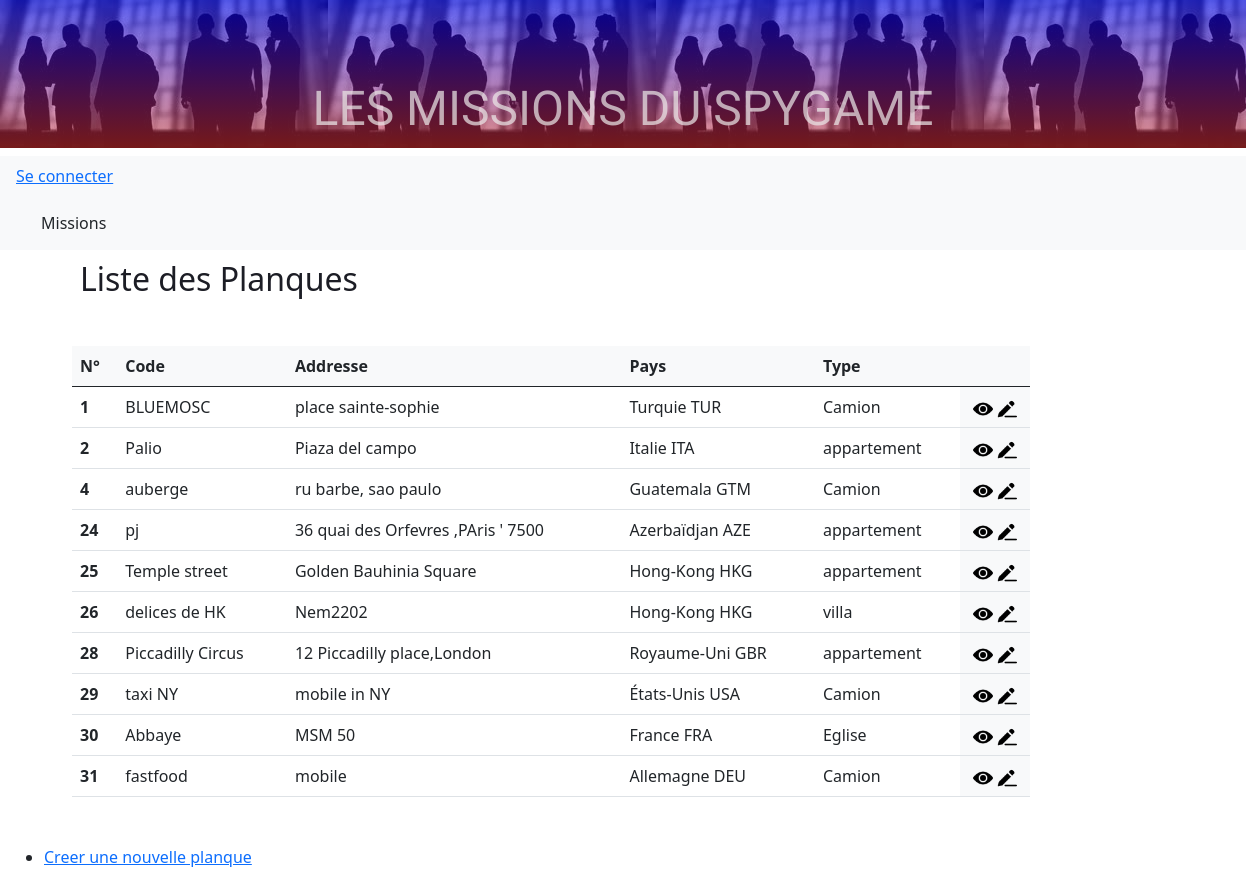
Screenshot of /Router/HideawayRouter.php with the database file from the repository.
### tables this page shows
CREATE TABLE `hideaways` (
  `id` int NOT NULL AUTO_INCREMENT,
  `code` varchar(100) NOT NULL,
  `countryId` int NOT NULL,
  `hideawayTypeId` int NOT NULL,
  `address` varchar(100) NOT NULL,
  PRIMARY KEY (`id`),
  KEY `FK_hidaway_type_id` (`hideawayTypeId`),
  CONSTRAINT `FK_hidaway_type_id` FOREIGN KEY (`hideawayTypeId`) REFERENCES `hideawaytypes` (`id`)
);

CREATE TABLE `countries` (
  `id` smallint unsigned NOT NULL AUTO_INCREMENT,
  `code` varchar(3) NOT NULL,
  `name` varchar(45) NOT NULL,
  PRIMARY KEY (`id`),
  UNIQUE KEY `alpha3` (`code`)
);

CREATE TABLE `hideawaytypes` (
  `id` int NOT NULL AUTO_INCREMENT,
  `name` varchar(100) NOT NULL,
  PRIMARY KEY (`id`)
);

### Controller/HideawayController.php (called while the page is built, shortened)
<?php
require_once('model/HideawayManager.php');
require_once('model/HydeawayTypeManager.php');
require_once('model/CountryManager.php');
function listHideaways()
{
    $HideawayManager = new HideawayManager();
    $listHideaways = $HideawayManager->getHideaways();
    require('view/hideaway/listHideaways.php');
}

### model/HideawayManager.php (called while the page is built, shortened)
<?php
require_once('Class/Hideaway.php');
class HideawayManager extends Manager
{
    function getHideaways()
    {
        $db=Manager::dbConnect();
        $sql="SELECT Hideaways.id, Hideaways.code,Hideaways.address,
        Hideaways.hideawayTypeId , Hideaways.countryId
        FROM Hideaways";
        $req = $db->prepare($sql);
        $req->execute();
        return $req;
    }
}

### Class/Hideaway.php (called while the page is built, shortened)
<?php
class Hideaway
{
    private INT $id;
    private string $code;
    private string $address;
    public function getId(): ?int
    {
        return $this->id;
    }
    public function getCode(): string
    {
        return (string) $this->code;
    }
    public function getAddress(): string
    {
        return (string) $this->address;
    }
}

### model/CountryManager.php (called while the page is built, shortened)
<?php
require_once('Class/Country.php');
class CountryManager
{
    function getCountry(int $id)
    {
        $db=Manager::dbConnect();
        $sql="SELECT countries.id, countries.name,countries.code
        FROM Countries
        WHERE countries.id = ?";
        $req = $db->prepare($sql);
        $req->bindValue(1, $id, PDO::PARAM_STR);
        $req->execute();
        return $req;
    }
}

### Class/Country.php (called while the page is built, shortened)
<?php
class Country
{
    private string $name;
    private string $code;
    public function getFullName():string
    {
        return $this->name. " ".$this->code;
    }
}

### model/HydeawayTypeManager.php (called while the page is built, shortened)
<?php
require_once('Class/HideawayType.php');
class HydeawayTypeManager extends Manager
{
    function getHideawayType(int $id)
    {
        $db=Manager::dbConnect();
        $sql="SELECT hideawayTypes.id, hideawayTypes.name
        FROM HideawayTypes
        WHERE hideawayTypes.id = ?";
        $req = $db->prepare($sql);
        $req->bindValue(1, $id, PDO::PARAM_STR);
        $req->execute();
        return $req;
    }
}

### Class/HideawayType.php (called while the page is built, shortened)
<?php
class HideawayType
{
    private string $name;
    public function getName() : string
    {
        return $this->name;
    }
}

### view/hideaway/listHideaways.php (the view, shortened to what this page needs)
<?php
$titleh2 = "<h2>Liste des Planques</h2>";
$countryManager = new CountryManager();
$hidewayTypeManager = new HydeawayTypeManager();
?>
<div class="container-fluid m-5">
    <table class="table table-hover" style="width: 80%;">
        <thead>
            <tr class="bg-light">
                <th>N°</span>
                <th class="" >Code</th>
                <th class="" >Addresse</th>
                <th class="">Pays</th>
                <th>Type</th>
                <th></th>
            </tr>
        </thead>
        <tbody>
        <?php
        while  ($Hideaway = $listHideaways->fetchObject('Hideaway'))
        {
            $showCountry = $countryManager->getCountry($Hideaway->getCountryId());
            $country = $showCountry->fetchObject('Country');
            $showHideawayType = $hidewayTypeManager->getHideawayType($Hideaway->getHideawayTypeId());
            $hideawayType = $showHideawayType->fetchObject('HideawayType');
        ?>
            <tr>
                <th scope="row"><?=  $Hideaway->getId(); ?></th>
                <td><?=  $Hideaway->getCode(); ?></td>
                <td> <?= $Hideaway->getAddress();  ?></td>
                <td><?= $country ? $country->getFullName() : 'inconnu'; ?></td>
                <td><?= $hideawayType ? $hideawayType->getName() : 'inconnu'; ?></td>
                <td class ="bg-light text-center d-flex justify-content-evenly ">
                    <a href=<?= '?entity=hideaways&id='.$Hideaway->getId().'&action=show' ?>>
                        <img class="picto" title= "show" src="./asset/image/view.png" alt="show icon"></a>
                    <a href=<?= '?entity=hideaways&id='.$Hideaway->getId().'&action=edit' ?>>
                        <img class="picto" title= "edit" src="./asset/image/edition.png" alt="edit icon"></a>
                </td>
            </tr>
        <?php
        }
        ?>
        </tbody>
    </table>
</div>
<ul class="mt-5">
    <li><a href=<?= '?entity=hideaways&action=new' ?>>Creer une nouvelle planque</a></li>
</ul>
<?php $content = ob_get_clean();
require('view/layout.php');
?>

### style/style.css (style rules this page uses)
h2 { margin: 10px 0 20px 80px; color: rgb(28, 29, 37); }
.picto { width :20px; }
li { margin-bottom: 8px; }
ul { list-style-type :disc; }

### rows the page displays
hideaways: id "1", code "BLUEMOSC", address "place sainte-sophie", countryId.code "Turquie TUR", hideawayTypeId.name "Camion"
hideaways: id "2", code "Palio", address "Piaza del campo", countryId.code "Italie ITA", hideawayTypeId.name "appartement"
hideaways: id "4", code "auberge", address "ru barbe, sao paulo", countryId.code "Guatemala GTM", hideawayTypeId.name "Camion"
hideaways: id "24", code "pj", address "36 quai des Orfevres ,PAris ' 7500", countryId.code "Azerbaïdjan AZE", hideawayTypeId.name "appartement"
hideaways: id "25", code "Temple street", address "Golden Bauhinia Square", countryId.code "Hong-Kong HKG", hideawayTypeId.name "appartement"
hideaways: id "26", code "delices de HK", address "Nem2202", countryId.code "Hong-Kong HKG", hideawayTypeId.name "villa"
hideaways: id "28", code "Piccadilly Circus", address "12 Piccadilly place,London", countryId.code "Royaume-Uni GBR", hideawayTypeId.name "appartement"
hideaways: id "29", code "taxi NY", address "mobile in NY", countryId.code "États-Unis USA", hideawayTypeId.name "Camion"
hideaways: id "30", code "Abbaye", address "MSM 50", countryId.code "France FRA", hideawayTypeId.name "Eglise"
hideaways: id "31", code "fastfood", address "mobile", countryId.code "Allemagne DEU", hideawayTypeId.name "Camion"
